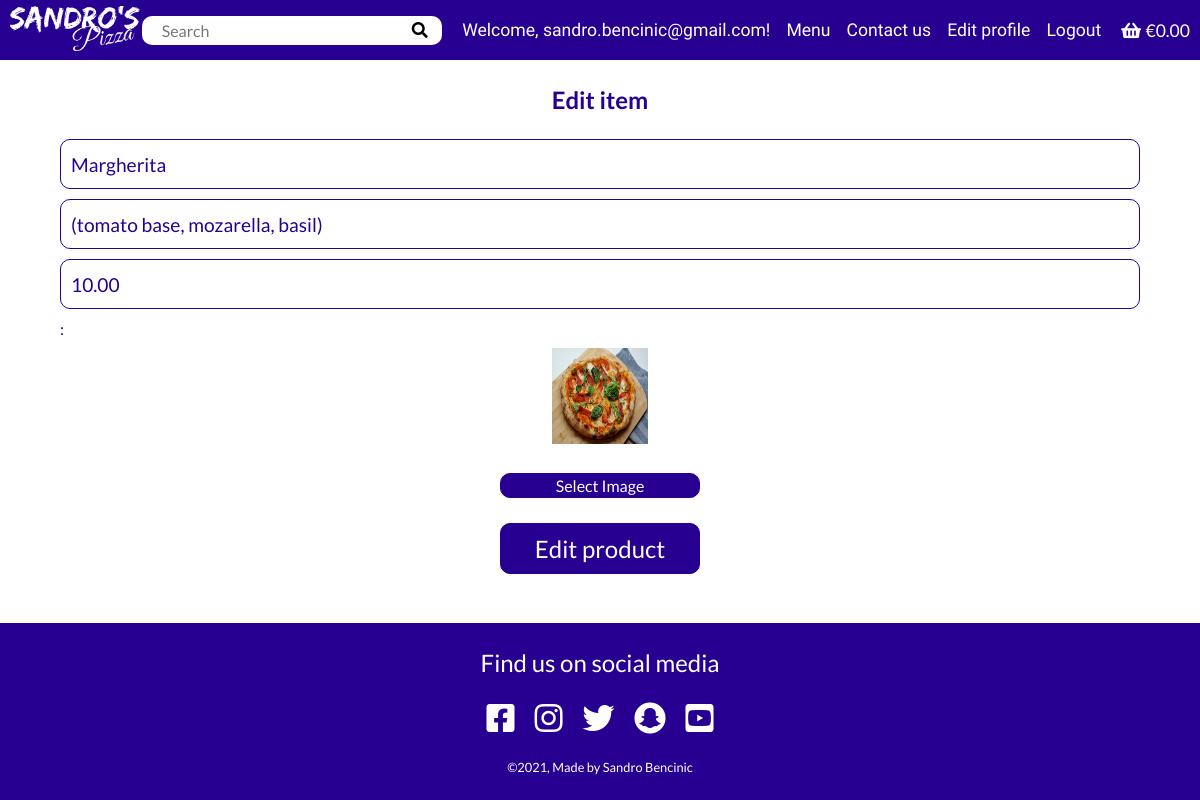
The page /product/edit_product/1/ (signed in) on the database its author committed.
### product/models.py (models this page shows, shortened)
class Item(models.Model):
    name = models.CharField(max_length=50)
    ingredients = models.CharField(max_length=100)
    price = models.DecimalField(max_digits=10, decimal_places=2)
    image = models.ImageField(null=True, blank=True)

### product/views.py (the view)
# urls.py: path('edit_product/<item_id>/', edit_product, name='edit_product'),
@login_required()
def edit_product(request, item_id):
    if not request.user.is_superuser:
        messages.error(request, 'Permission denied.')
        return redirect(reverse('index'))
    product = get_object_or_404(Item, pk=item_id)
    if request.method == 'POST':
        form = ProductForm(request.POST, request.FILES, instance=product)
        if request.POST.get('image-clear') == 'on':
            messages.error(request, 'Edit FAILED: Image field is mandatory!')
            return redirect(reverse('edit_product', args=[item_id]))
        if form.is_valid():
            form.save()
            messages.success(request, 'Successfully edited product details!')
            return redirect(reverse('menu'))
        else:
            messages.error(request, 'Failed to add product. Please ensure the \
                form is valid.')
    else:
        form = ProductForm(instance=product)
    context = {
        'form': form,
        'item': product,
    }
    return render(request, 'product/edit_product.html', context)

### product/forms.py
class ProductForm(forms.ModelForm):
    class Meta:
        model = Item
        fields = '__all__'
        widgets = {
            'name': forms.TextInput(attrs={'placeholder': 'Product name'}),
            'ingredients': forms.TextInput(
                attrs={'placeholder': '(Ingredients)'}),
            'price': forms.TextInput(
                attrs={'placeholder': 'price'}),
        }
    image = forms.ImageField(
        label='Image', required=False, widget=CustomClearableFileInput)

### order/contexts.py (called while the page is built, shortened)
def contexts(request):
    bag_items = []
    grand_total = 0
    if request.user.is_authenticated:
        delivery_fee = 0
    else:
        delivery_fee = 2
    grand_total += delivery_fee
    order_time = None
    bag = request.session.get('bag', {})
    context = {
        'bag_items': bag_items,
        'grand_total': grand_total,
        'order_time': order_time,
        'delivery_fee': delivery_fee,
    }
    return context

### product/templates/product/edit_product.html (shortened to what this page needs)
{% extends 'base.html' %}
{% load static %}
{% block content %}
  <p class="add-edit-item">Edit item</p>
  <div class="new-product">
    <form class="form-item" action="{% url 'edit_product' item.id %}" method="post" enctype="multipart/form-data">
      {{ form.as_p }}
      <button class="btn save-photo" type="submit">Edit product</button>
    </form>
  </div>
{% endblock content %}

### templates/base.html (shortened to what this page needs)
{% load static %}
<!DOCTYPE html>
<html lang="en">
<head>
    <link rel="stylesheet" href="https://use.fontawesome.com/releases/v5.15.4/css/all.css">
    <link rel="stylesheet" href="https://cdnjs.cloudflare.com/ajax/libs/animate.css/4.1.1/animate.min.css">
    <link rel="stylesheet" href="{% static 'css/style.css' %}">
</head>
<body>
    <header class="navbar">
        <nav class="navbar__container">
            <a href="{% url 'index' %}">
                <img class="navbar__logo" src="{% static 'images/logo_bw.webp' %}" alt="Sandros pizza logo">
            </a>
            <div class="navbar__desktop-menu">
                <form class="navbar__search" action="{% url 'menu' %}" method="get" style="margin-right: 20px;">
                    <input class="search__input" type="text" name="q" id="q" placeholder="Search">
                    <button class="search__btn">
                        <i class="fas fa-search"></i>
                    </button>
                </form>
                <ul class="navbar__links">
                    {% if user.is_authenticated %}
                    <li class="navbar__user-desktop">
                        Welcome, {{ request.user }}!
                    </li>
                    {% endif %}
                    <li class="navbar__link">
                        <a href="{% url 'menu' %}">Menu</a>
                    </li>
                    <li class="navbar__link">
                        <a href="{% url 'contact' %}">Contact us</a>
                    </li>
                    {% if user.is_authenticated %}
                    <li class="navbar__link">
                        <a href="{% url 'profile' %}">Edit profile</a>
                    </li>
                    <li class="navbar__link">
                        <a href="{% url 'account_logout' %}">Logout</a>
                    </li>
                    {% endif %}
                    <li class="navbar__link" style="margin-left: 20px;">
                        <a href="{% url 'order' %}">
                            <i class="fas fa-shopping-basket"></i>
                            {% if bag_items %}
                            <span>€{{ grand_total|floatformat:2 }}</span>
                            {% else %}
                            <span>€0.00</span>
                            {% endif %}
                        </a>
                    </li>
                </ul>
            </div>
        </nav>
    </header>
    <div class="main-container">
        {% block content %}
        {% endblock content %}
    </div>
    <footer class="footer">
        <p class="footer__title">Find us on social media</p>
        <ul class="footer__links">
        <li>
            <a href="https://www.facebook.com/" target="_blank"
            aria-label="link to facebook (opens in new tab)" rel="noopener">
            <i class="fab fa-facebook-square"></i>
            </a>
        </li>
        <li>
            <a href="https://www.instagram.com/" target="_blank"
            aria-label="link to instagram (opens in new tab)" rel="noopener">
            <i class="fab fa-instagram"></i>
            </a>
        </li>
        <li>
            <a href="https://twitter.com/" target="_blank"
            aria-label="link to twitter (opens in new tab)" rel="noopener">
            <i class="fab fa-twitter"></i>
            </a>
        </li>
        <li>
            <a href="https://www.snapchat.com/" target="_blank"
            aria-label="link to snapchat (opens in new tab)" rel="noopener">
            <i class="fab fa-snapchat"></i>
            </a>
        </li>
        <li>
            <a href="https://www.youtube.com/" target="_blank"
            aria-label="link to youtube (opens in new tab)" rel="noopener">
            <i class="fab fa-youtube-square"></i>
            </a>
        </li>
        </ul>
        <p class="footer__copyright">©2021, Made by Sandro Bencinic</p>
    </footer>
</body>
</html>

### static/css/style.css (style rules this page uses)
* { position: relative; box-sizing: border-box; margin: 0; padding: 0; }
*, a { font-family: 'Lato', sans-serif; color: black; }
body { min-height: 100vh; display: flex; flex-direction: column; justify-content: space-between; }
a { text-decoration: none; }
li { list-style-type: none; }
.main-container { width: 100%; min-height: calc(100vh - 177px - 80px); top: 80px; margin-bottom: 80px; }
.btn { display: block; color: white !important; border: 1px solid rgb(39, 0, 146); border-radius: 10px; background-color: rgb(39, 0, 146); padding: 10px; width: 200px; font-size: 1.5rem; text-align: center; }
.navbar__desktop-menu { display: none; }
.navbar__container { display: flex; justify-content: space-between; align-items: center; position: fixed; top: 0; height: 80px; width: 100%; padding: 10px; background-color: rgb(39, 0, 146); z-index: 1; }
.navbar__logo { width: 130px; }
.navbar__search { display: flex; justify-content: center; align-items: center; background-color: white; border-radius: 10px; width: 80vw; margin: 60px auto 40px auto; }
.search__input { height: 50px; width: 70%; font-size: 1.5rem; padding: 10px; border: none; outline: none; background-color: white; color: black; }
.search__btn { border: none; }
.search__btn i { display: inline-block; height: 50px; font-size: 1.8rem; padding: 10px; background-color: white; color: black; }
.navbar__link { margin-left: 20px; margin-top: 20px; }
.navbar__link a { color: white; font-size: 2.5rem; font-family: 'Staatliches', cursive; }
.footer { text-align: center; background-color: rgb(39, 0, 146); padding: 25px 0; }
.footer__title { color: white; font-size: 1.5rem; }
.footer__links { display: flex; justify-content: center; }
.footer i { color: white; font-size: 2rem; margin: 25px 10px; }
.footer__copyright { color: white; font-size: 0.8rem; }
.add-edit-item { color: rgba(39, 0, 146); font-size: 1.5rem; font-weight: bold; text-align: center; margin: 25px auto; }
.form-item { width: 90vw; margin: 0 auto; }
.form-item * { color: rgba(39, 0, 146); }
.form-item input { width: 100%; height: 50px; border: 1px solid rgb(39, 0, 146); border-radius: 10px; outline-color: rgb(39, 0, 146); margin-bottom: 10px; font-size: 1.2rem; padding: 10px; }
.form-item input::placeholder { color: rgba(39, 0, 146, 0.4); font-weight: 400; }
.save-photo, .add-product { margin: 0 auto; margin-bottom: 25px; }
@media only screen and (min-width: 992px) and (orientation: landscape) { .main-container { min-height: calc(100vh - 177px - 60px); top: 60px; margin-bottom: 60px; } }
@media only screen and (min-width: 992px) and (orientation: landscape) { .navbar__container { height: 60px; } }
@media only screen and (min-width: 992px) and (orientation: landscape) { .navbar__desktop-menu { display: flex; align-items: center; } }
@media only screen and (min-width: 992px) and (orientation: landscape) { .navbar__search { height: fit-content; width: 300px; margin: 0; } }
@media only screen and (min-width: 992px) and (orientation: landscape) { .search__input { height: auto; width: 85%; font-size: 1rem; padding: 5px; } }
@media only screen and (min-width: 992px) and (orientation: landscape) { .search__btn i { height: auto; font-size: 1rem; padding: 0px; } }
@media only screen and (min-width: 992px) and (orientation: landscape) { .navbar__links { display: flex; align-items: center; } }
@media only screen and (min-width: 992px) and (orientation: landscape) { .navbar__link { margin-top: 0; margin-left: 16px; } }
@media only screen and (min-width: 992px) and (orientation: landscape) { .navbar__link a { font-size: 1.1rem; } }
@media only screen and (min-width: 992px) and (orientation: landscape) { .navbar__user-desktop { color: white; font-size: 1.1rem; font-family: 'Staatliches', cursive; } }
@media only screen and (min-width: 992px) and (orientation: landscape) { .navbar__link i, .navbar__link span { color: white !important; } }

### rows shown on the page
Item: name "Margherita", ingredients "(tomato base, mozarella, basil)", price "10.00"

### other values the page prints
{{ request.user }} "sandro.bencinic@gmail.com"
